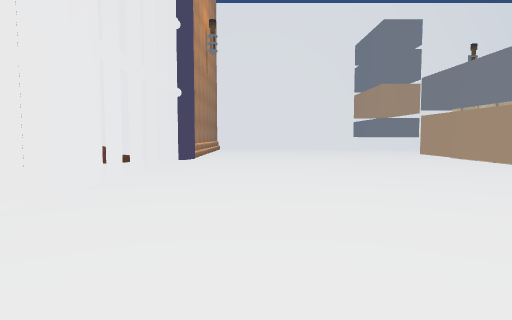
view 1 (above)

19 first-person views from a walk through a Unity game level. The camera is 1.4 m above the floor, tilts 4° down and sees 75° across. The floor is counted in squares, 2 m on a side. Each view is taken from the middle of a square. On the plan, view 1 faces up. The plan holds only what a view shows up to about 10 squares ahead; the rest is blank. The place goes on beyond the plan. The player character is not drawn. Some animated figures are left out. Some surface patterns are stand-ins.

view 2
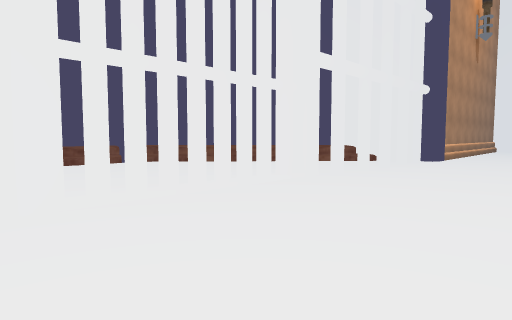

view 3
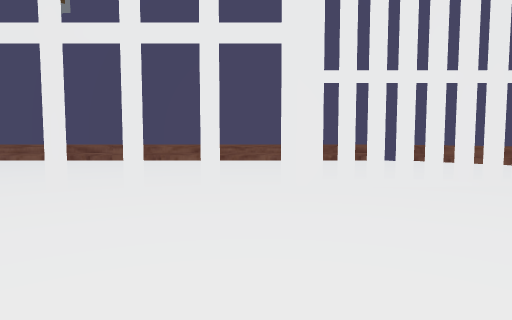

view 4
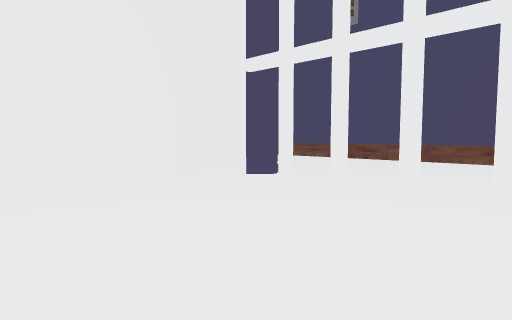

view 5
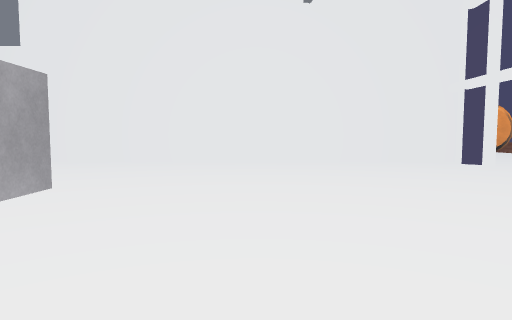

view 6
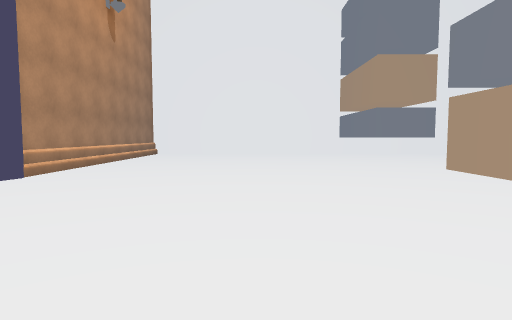

view 7
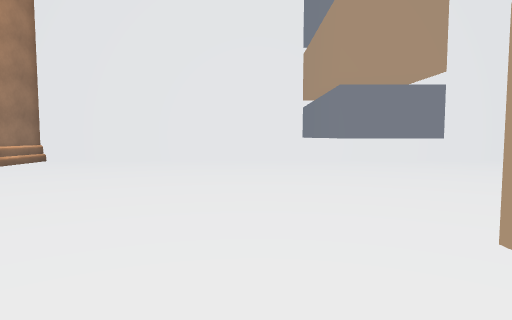

view 8
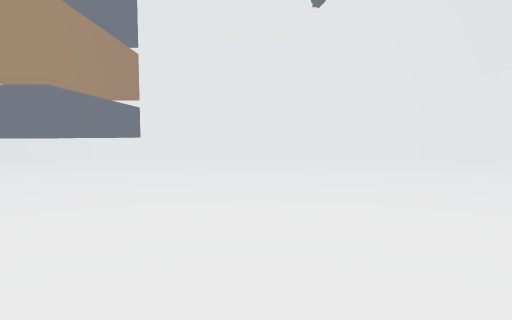

view 9
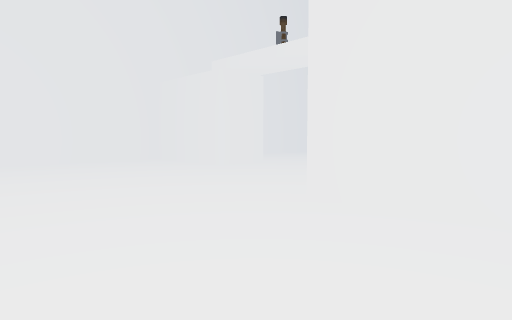

view 10
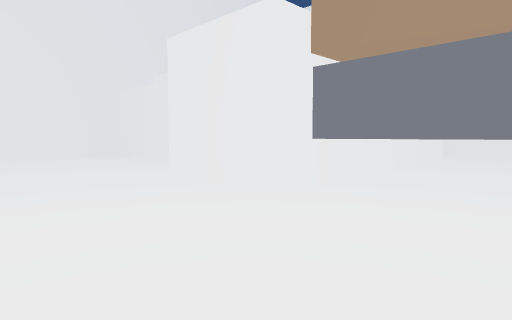

view 11
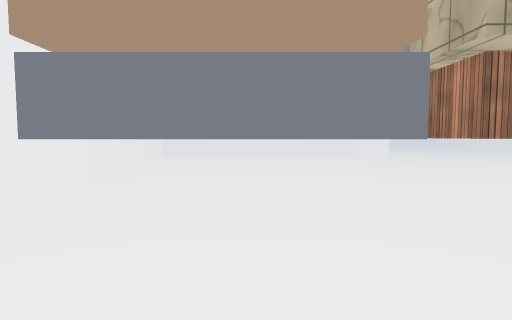

view 12
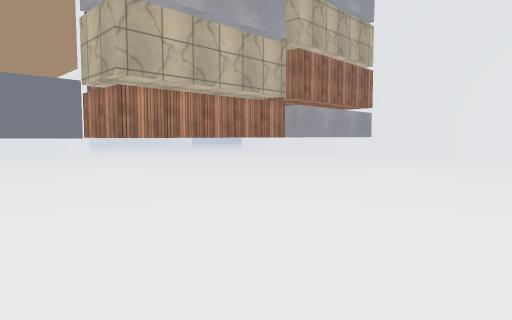

view 13
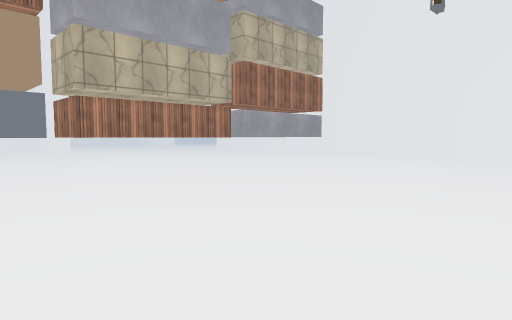

view 14
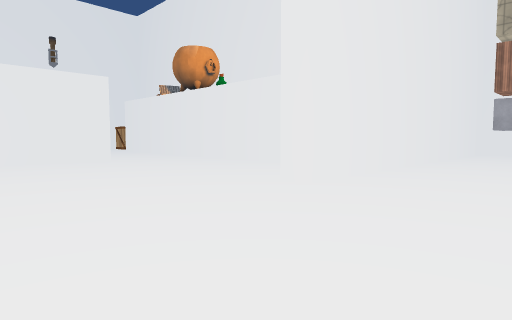

view 15
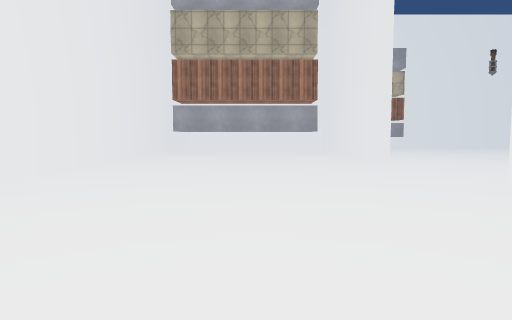

view 16
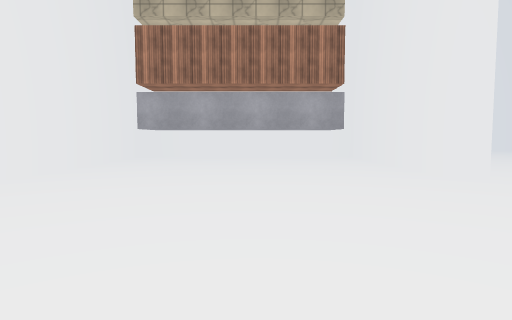

view 17
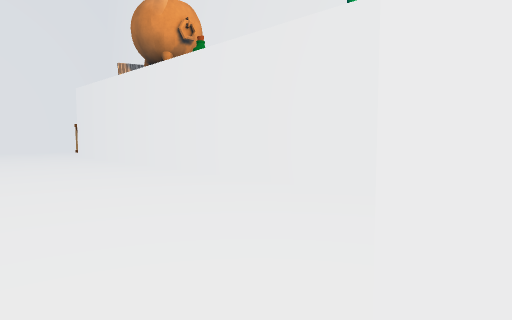

view 18
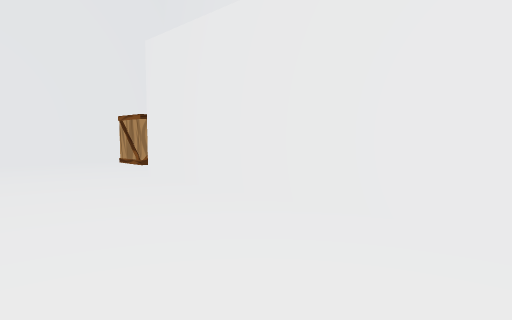

view 19
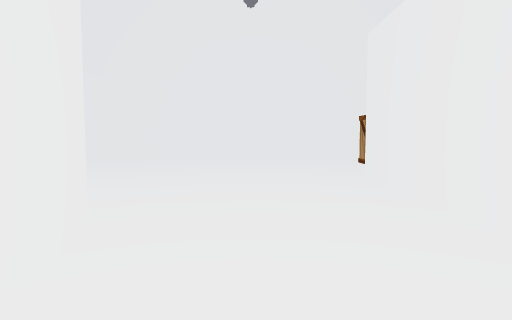

### Floor plan
Key: @ floor where view 1 was taken; # wall or solid block; x gap in a wall; . floor; T thing the floor can be seen under or through; O other object.
Columns run from 8 left of view 1 to 30 right of it. Each row starts with its distance up from view 1.
 19       ############################
 18       #.......O..........#.......OO
 17       #.......O..........#.......OO
 16       #.......O..........#........
 15       #.......O..................
 14       #.......O.................#
 13       #...................  ....#
 12       #..................   ....#
 11      ##........ ......#     #...#
 10     ##........O  .....#     #...#
  9    ##.........O   ....#######...#
  8   ##..x.......O    ....O........#
  7  ##...........O    ....O........#
  6 ##............ ........O........#
  5 #............  ........O........#
  4 #.....x.....   .................#
  3 #.....x......  ........T........#
  2 #.....x....... ........T......#########
  1 #.....#.......# .......T...............
  0 #.......@...... .......T...............
 -1 #.............. .......T...............
 -2 #.....x................# ..............
 -3 #.....x................#  .............
 -4 #.....x...............     ............
 -5 #....##..............        #.....####
 -6 #.... #############           ......
 -7 #.                             .....

Positions as (right, up) in squares from view 1, and headings:
1: (0, 0), facing up
2: (1, 0), facing up-left
3: (2, 0), facing left
4: (2, 0), facing down-left
5: (3, 4), facing down
6: (2, 5), facing up
7: (4, 9), facing up
8: (10, 9), facing up
9: (11, 9), facing up-right
10: (11, 6), facing up-right
11: (11, 6), facing right
12: (9, 6), facing down-right
13: (7, 6), facing down-right
14: (17, -1), facing up-right
15: (17, -2), facing right
16: (21, -2), facing right
17: (20, 2), facing up-right
18: (21, 9), facing up-right
19: (22, 9), facing up
